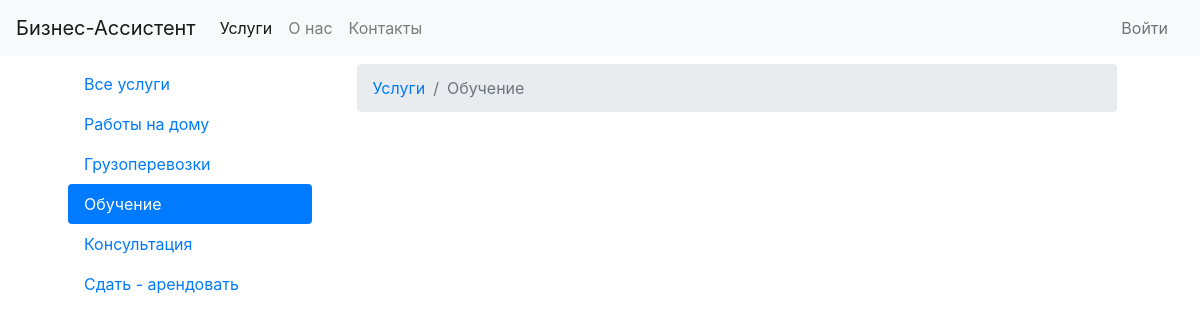
Screenshot of /services/cat.php?id=3 with the database file from the repository.
### tables this page shows
CREATE TABLE `serv_category` (
  `serv_cat_id` int(11) NOT NULL,
  `serv_cat_name` varchar(255) NOT NULL
);

### services/cat.php (the view, shortened to what this page needs)
<?php
	include $_SERVER['DOCUMENT_ROOT'] . '/services/configs/db.php';
	include $_SERVER['DOCUMENT_ROOT'] . "/services/parts/header.php";
	$sql = "SELECT * FROM serv_category WHERE serv_cat_id=" . $_GET['id'];
	$category = mysqli_fetch_assoc( $conn->query($sql) );
?>
<nav aria-label="breadcrumb">
  <ol class="breadcrumb">
    <li class="breadcrumb-item"><a href="/services/">Услуги</a></li>
    <li class="breadcrumb-item active" aria-current="page"><?php echo $category['serv_cat_name']?></li>
  </ol>
</nav>
<?php
	include $_SERVER['DOCUMENT_ROOT'] . "/services/parts/futer.php";
?>

### services/parts/cat_nav.php
<div class="nav flex-column nav-pills" id="v-pills-tab" role="tablist" aria-orientation="vertical">
	<a class="nav-link <?php if( !isset($_GET['id']) ){echo 'active';}?>" href="/services/allServices.php">Все услуги</a>
	<?php
		$sql = "SELECT * FROM serv_category";
		$result = $conn->query($sql);
		while ( $row = mysqli_fetch_assoc($result) ) {
			if (isset($_GET['id']) && $_GET['id'] == $row['serv_cat_id']) {?>
				<a class="nav-link active" href="/services/cat.php?id=<?php echo $row['serv_cat_id']?>"><?php echo $row['serv_cat_name']?></a>
			<?php
			}
			else {?>
				<a class="nav-link" href="/services/cat.php?id=<?php echo $row['serv_cat_id']?>"><?php echo $row['serv_cat_name']?></a>
			<?php
			}
		}
	?>
</div>

### rows the page displays
serv_category: serv_cat_name "Работы на дому"
serv_category: serv_cat_name "Грузоперевозки"
serv_category: serv_cat_name "Обучение"
serv_category: serv_cat_name "Консультация"
serv_category: serv_cat_name "Сдать - арендовать"
